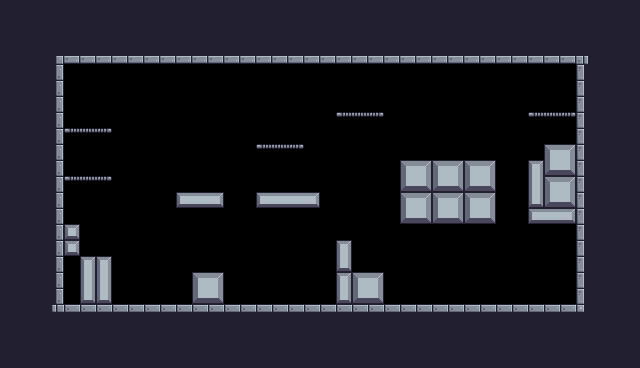

This is a level from a 2D game, rendered from its Tiled map with the project's own tilesets. A one-line summary and the complete map file follow:
An orthogonal 40x23 tile map with 16x16 px tiles, 1 tile layer (Background) and 40 objects (14x Fruit, 5x Platform, 2x Saw, Player, Checkpoint, ...).

<map version="1.10" tiledversion="1.10.2" orientation="orthogonal" renderorder="right-down" width="40" height="23" tilewidth="16" tileheight="16" infinite="0" nextlayerid="4" nextobjectid="47">
 <tileset firstgid="1" source="Pixel Adventure.tsx" />
 <layer id="1" name="Background" width="40" height="23">
  <properties>
   <property name="BackgroundColor" value="Blue" />
  </properties>
  <data encoding="csv">
24,24,24,24,24,24,24,24,24,24,24,24,24,24,24,24,24,24,24,24,24,24,24,24,24,24,24,24,24,24,24,24,24,24,24,24,24,24,24,24,
24,24,24,24,24,24,24,24,24,24,24,24,24,24,24,24,24,24,24,24,24,24,24,24,24,24,24,24,24,24,24,24,24,24,24,24,24,24,24,24,
24,24,24,24,24,24,24,24,24,24,24,24,24,24,24,24,24,24,24,24,24,24,24,24,24,24,24,24,24,24,24,24,24,24,24,24,24,24,24,24,
24,24,24,4,46,46,46,46,46,46,46,46,46,46,46,46,46,46,46,46,46,46,46,46,46,46,46,46,46,46,46,46,46,46,46,46,5,24,24,24,
24,24,24,25,0,0,0,0,0,0,0,0,0,0,0,0,0,0,0,0,0,0,0,0,0,0,0,0,0,0,0,0,0,0,0,0,23,24,24,24,
24,24,24,25,0,0,0,0,0,0,0,0,0,0,0,0,0,0,0,0,0,0,0,0,0,0,0,0,0,0,0,0,0,0,0,0,23,24,24,24,
24,24,24,25,0,0,0,0,0,0,0,0,0,0,0,0,0,0,0,0,0,0,0,0,0,0,0,0,0,0,0,0,0,0,0,0,23,24,24,24,
24,24,24,25,0,0,0,0,0,0,0,0,0,0,0,0,0,0,0,0,0,62,63,64,0,0,0,0,0,0,0,0,0,62,63,64,23,24,24,24,
24,24,24,25,62,63,64,0,0,0,0,0,0,0,0,0,0,0,0,0,0,0,0,0,0,0,0,0,0,0,0,0,0,0,0,0,23,24,24,24,
24,24,24,25,0,0,0,0,0,0,0,0,0,0,0,0,62,63,64,0,0,0,0,0,0,0,0,0,0,0,0,0,0,0,124,125,23,24,24,24,
24,24,112,25,0,0,0,0,0,0,0,0,0,0,0,0,0,0,0,0,0,0,0,0,0,124,125,124,125,124,125,0,0,104,146,147,23,24,24,24,
24,24,112,25,62,63,64,0,0,0,0,0,0,0,0,0,0,0,0,0,0,0,0,0,0,146,147,146,147,146,147,0,0,126,124,125,23,24,24,24,
24,24,112,25,0,0,0,0,0,0,0,101,102,103,0,0,101,102,102,103,0,0,0,0,0,124,125,124,125,124,125,0,0,148,146,147,23,24,24,24,
24,24,112,25,0,0,0,0,0,0,0,0,0,0,0,0,0,0,0,0,0,0,0,0,0,146,147,146,147,146,147,0,0,101,102,103,23,24,24,24,
24,24,112,25,123,0,0,0,0,0,0,0,0,0,0,0,0,0,0,0,0,0,0,0,0,0,0,0,0,0,0,0,0,0,0,0,23,24,24,24,
24,24,24,25,123,0,0,0,0,0,0,0,0,0,0,0,0,0,0,0,0,104,0,0,0,0,0,0,0,0,0,0,0,0,0,0,23,24,24,24,
24,24,24,25,0,104,104,0,0,0,0,0,0,0,0,0,0,0,0,0,0,148,0,0,0,0,0,0,0,0,0,0,0,0,0,0,23,24,24,24,
24,24,24,25,0,126,126,0,0,0,0,0,124,125,0,0,0,0,0,0,0,104,124,125,0,0,0,0,0,0,0,0,0,0,0,0,23,24,24,24,
24,24,24,25,0,148,148,0,0,0,0,0,146,147,0,0,0,0,0,0,0,148,146,147,0,0,0,0,0,0,0,0,0,0,0,0,23,24,24,24,
24,24,24,26,2,2,2,2,2,2,2,2,2,2,2,2,2,2,2,2,2,2,2,2,2,2,2,2,2,2,2,2,2,2,2,2,27,24,24,24,
24,24,24,24,24,24,24,24,24,24,24,24,24,24,24,24,24,24,24,24,24,24,24,24,24,24,24,24,24,24,24,24,24,24,24,24,24,24,24,24,
24,24,24,24,24,24,24,24,24,24,24,24,24,24,24,24,24,24,24,24,24,24,24,24,24,24,24,24,24,24,24,24,24,24,24,24,24,24,24,24,
24,24,24,24,24,24,24,24,24,24,24,24,24,24,24,24,24,24,24,24,24,24,24,24,24,24,24,24,24,24,24,24,24,24,24,24,24,24,24,24
</data>
 </layer>
 <objectgroup id="2" name="Spawnpoints">
  <object id="1" name="Player" type="Player" x="80" y="224" width="32" height="32" />
  <object id="3" name="Apple" type="Fruit" x="79.5" y="96" width="32" height="30" />
  <object id="4" name="Cherries" type="Fruit" x="80.5" y="144" width="31.5" height="30" />
  <object id="5" name="Kiwi" type="Fruit" x="272.5" y="112" width="31.5" height="30" />
  <object id="7" name="Kiwi" type="Fruit" x="272.5" y="79" width="32" height="32" />
  <object id="8" name="Orange" type="Fruit" x="351.5" y="79" width="32.5" height="32" />
  <object id="9" name="Orange" type="Fruit" x="545" y="79.5" width="29.5" height="31" />
  <object id="10" name="Apple" type="Fruit" x="544" y="272.5" width="31.5" height="30.5" />
  <object id="11" name="Apple" type="Fruit" x="511.5" y="270.5" width="29.5" height="32" />
  <object id="12" name="Apple" type="Fruit" x="480.5" y="272" width="28.5" height="30.5" />
  <object id="13" name="Orange" type="Fruit" x="254.5" y="271.5" width="32" height="29" />
  <object id="14" name="Orange" type="Fruit" x="303" y="271.5" width="30" height="30.5" />
  <object id="15" name="Kiwi" type="Fruit" x="128" y="271.5" width="32.5" height="31.5" />
  <object id="17" name="Apple" type="Fruit" x="511.5" y="239" width="30" height="31" />
  <object id="18" name="Apple" type="Fruit" x="544" y="239" width="30.5" height="32" />
  <object id="19" name="flag" type="Checkpoint" x="511" y="65" width="64" height="46" />
  <object id="20" type="Saw" x="463.5" y="66" width="32" height="29">
   <properties>
    <property name="isVertical" type="bool" value="true" />
    <property name="offNeg" type="float" value="0" />
    <property name="offPos" type="float" value="4" />
   </properties>
  </object>
  <object id="23" type="Saw" x="223" y="217" width="32" height="29">
   <properties>
    <property name="isVertical" type="bool" value="false" />
    <property name="offNeg" type="float" value="4" />
    <property name="offPos" type="float" value="5" />
   </properties>
  </object>
  <object id="45" name="Ninja Frog" type="Enemy" x="432" y="272" width="32.6667" height="30.6667">
   <properties>
    <property name="offNeg" type="float" value="3" />
    <property name="offPos" type="float" value="7" />
   </properties>
  </object>
  <object id="46" x="191.333" y="452.667" width="0.666667" />
 </objectgroup>
 <objectgroup id="3" name="Collisions">
  <object id="24" x="54.6667" y="55.3333" width="532" height="10" />
  <object id="26" x="54" y="53.3333" width="9.33333" height="259.333" />
  <object id="27" x="51.3333" y="303.333" width="534" height="16" />
  <object id="28" x="576" y="54" width="13.3333" height="261.333" />
  <object id="29" x="64" y="223.333" width="15.3333" height="32.6667" />
  <object id="30" x="80.6667" y="254.667" width="30.6667" height="47.3333" />
  <object id="31" x="192.667" y="272" width="32" height="30.6667" />
  <object id="32" x="336.667" y="238.667" width="16.6667" height="64" />
  <object id="33" x="351.333" y="270" width="33.3333" height="33.3333" />
  <object id="34" x="176.667" y="190.667" width="48" height="16" />
  <object id="35" x="255.333" y="192" width="65.3333" height="16.6667" />
  <object id="36" x="398.667" y="160" width="97.3333" height="62.6667" />
  <object id="37" x="528" y="160.667" width="16" height="48.6667" />
  <object id="38" x="528" y="207.333" width="48.6667" height="16" />
  <object id="39" x="542.667" y="143.333" width="34" height="62.6667" />
  <object id="40" type="Platform" x="65.3333" y="126" width="48.6667" height="18.6667" />
  <object id="41" type="Platform" x="256" y="142" width="49.3333" height="17.3333" />
  <object id="42" type="Platform" x="64.6667" y="174.667" width="48.6667" height="6.66667" />
  <object id="43" type="Platform" x="336" y="111.333" width="47.3333" height="16" />
  <object id="44" type="Platform" x="528.667" y="110" width="47.3333" height="17.3333" />
 </objectgroup>
</map>
